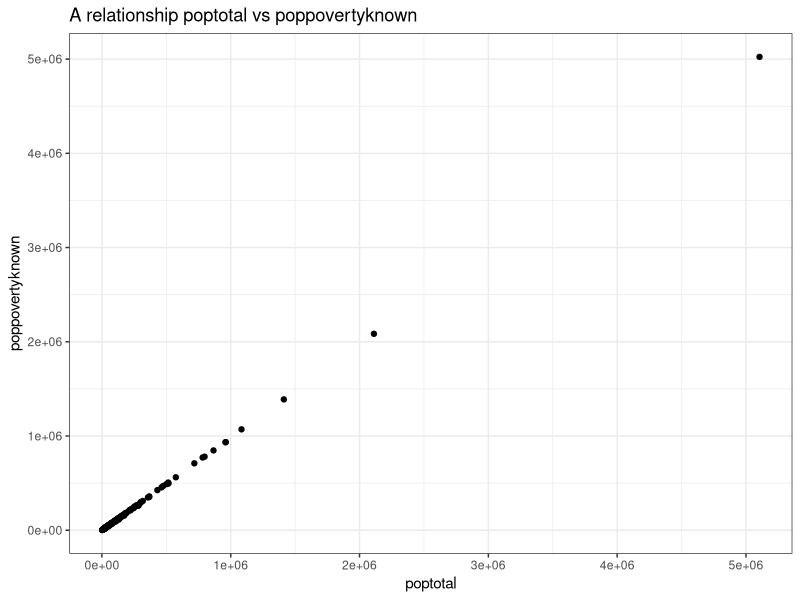
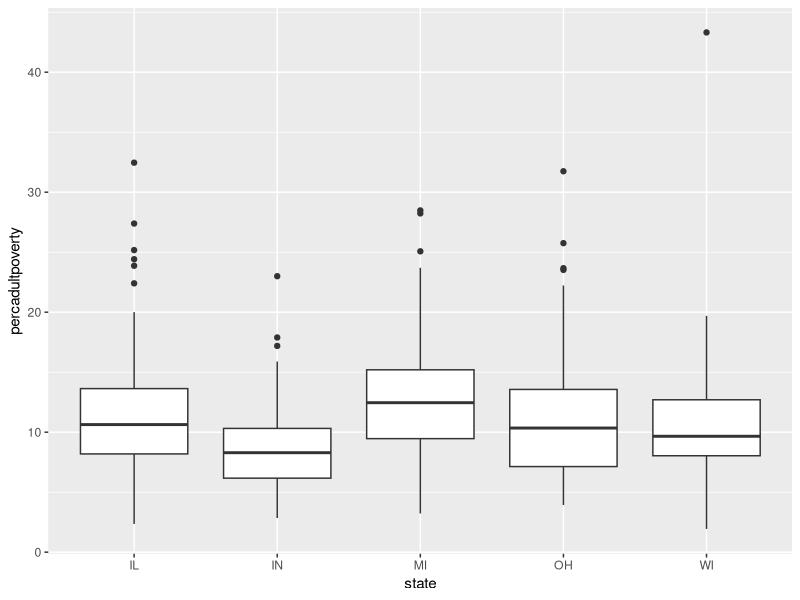
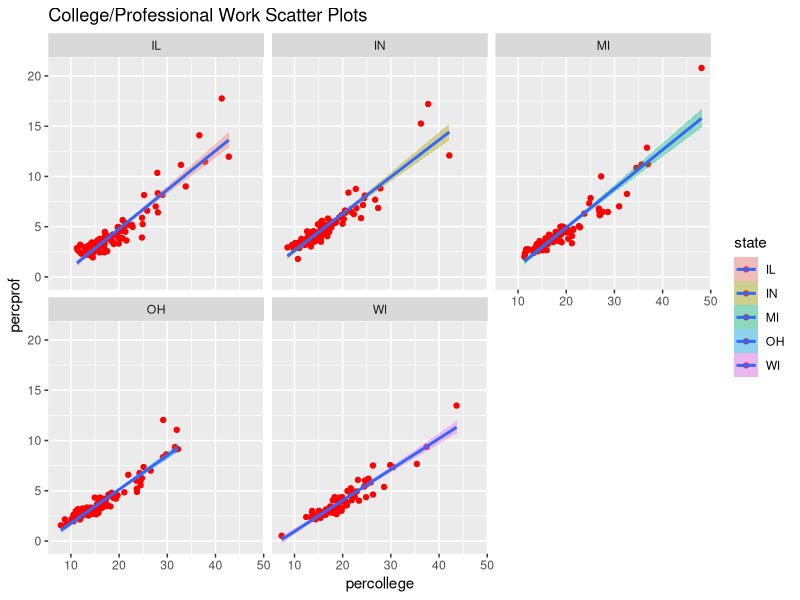
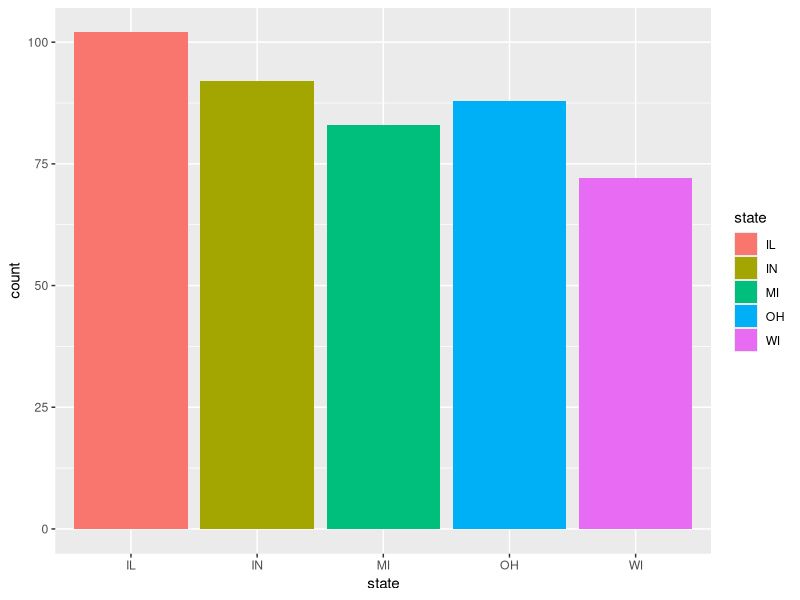
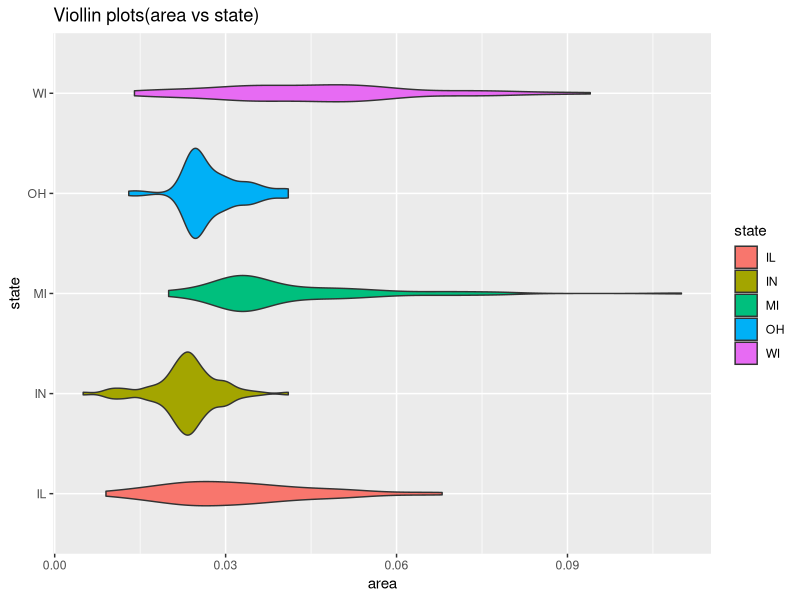

The R source for these figures, in order:
## ---- chunk 1
library(tidyverse)
library(dplyr)
library(ggplot2)
###piping method

midwest %>%
  filter(state == "OH")
  midwest %>%
  filter(state == "Il")

###Assignmet method
Il <-filter(midwest,state == "Il")
print(Il)
## ---- chunk 2
IN <- midwest %>%
  select(state,popwhite) %>%
  filter(state == "IL" , popwhite >= 50000 & popwhite<= 90000)
IN
## ---- chunk 3
IN20 <-midwest %>%
  select(state,county,poptotal,popamerindian,percamerindan) %>%
  filter(state == "IL")
  IN20
IN20 <-  arrange(IN20,desc(popamerindian))
head(IN20,20)
# Which county in Indiana has the highest number of Native Americans? Martion county 
## ---- chunk 4
MI <-midwest %>%
  select(state,county,poppovertyknown,percprof) %>%
  filter(state == "MI",poppovertyknown > 10000 & midwest$percprof > 10) 
  MI
## ---- chunk 5
 midwest5 <- midwest %>% 
           group_by(state) %>%
           summarize(poppovertyknown = mean(poppovertyknown)) %>%
           select(state, poppovertyknown)
 midwest5

## ---- chunk 6
ggplot(midwest,mapping = aes(x=poptotal,y= poppovertyknown))+
  geom_point()+
  labs(title = "A relationship poptotal vs poppovertyknown")+
  theme_bw()
## ---- chunk 7
ggplot(data = midwest, mapping = aes(x = state, y = percadultpoverty)) +
  geom_boxplot()
## ---- chunk 8
ggplot(midwest,mapping = aes(x=percollege,y=percprof,fill=state))+
  geom_point(color="red")+
  geom_smooth(method = lm)+
  facet_wrap(~state, ncol = 3)+
  labs(title = "College/Professional Work Scatter Plots")
## ---- chunk 9
ggplot(midwest, aes(x = state,fill=state)) +
  geom_bar() 
# Which state has the highest count?  Illinois(IL)has the highest counts
## ---- chunk 10
#### Volume of a given cylinder
cylinderV <- function(pi,r,h){
  V <- pi*r^2*h
  return(V)
}
cylinderV(pi,5,10)
####Surface Area of a given cylinder
cylinderSA <- function(pi,r,h){
  SA=2*(pi*(r*h)+pi*r^2)
  return(SA)
}
cylinderSA(pi,5,10)
## ---- chunk 11
library(tidyverse)
  midwest %>%
           mutate(state = recode(state, WI = "Wisconsin")) -> midwest_wi1
         
         midwestWI <- midwest_wi1 %>%
           mutate(Ratio = popadults/poptotal, percent = (popadults/poptotal)*100) %>%
           filter(state == "Wisconsin") %>%
           select(state, county, poptotal, popadults, Ratio, percent)
         head(midwestWI,25)
## ---- chunk 12
 ggplot(midwest,mapping = aes(x=area,y= state,fill=state))+
    geom_violin()+
    labs(title = "Viollin plots(area vs state)")
